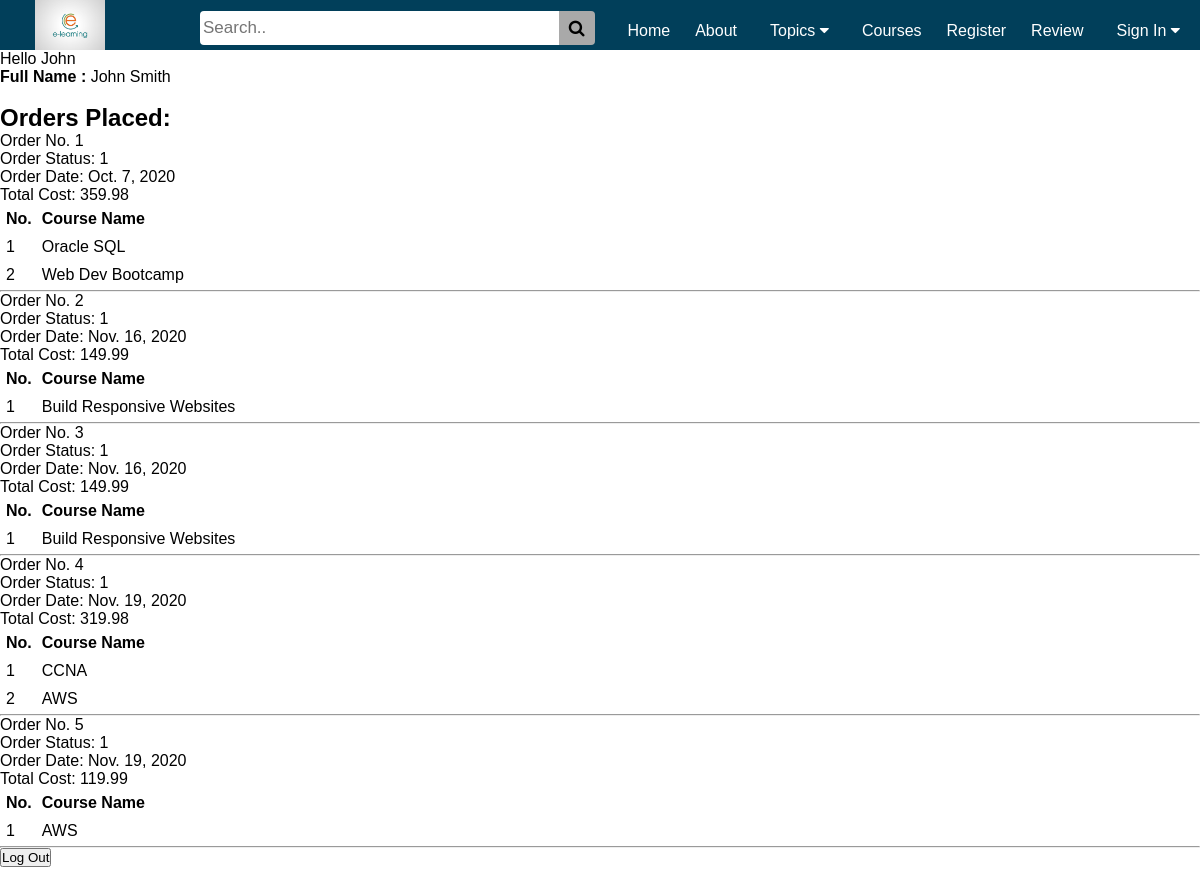
Screenshot of /myapp/myorders/ (signed in) with the database file from the repository.
### myapp/models.py (models this page shows, shortened)
class Order(models.Model):
    ORD_CHOICES = [
        (0, 'Cancelled'),
        (1, 'Confirmed'),
        (2, 'On Hold')
    ]
    courses = models.ManyToManyField(Course)
    student = models.ForeignKey(Student, related_name='Student', on_delete=models.CASCADE)
    order_status = models.IntegerField(choices=ORD_CHOICES, default=1)
    order_date = models.DateField(default=timezone.now)
    def total_cost(self):
        return sum(course.price for course in self.courses.all())

class Course(models.Model):
    title = models.CharField(max_length=200)
    topic = models.ForeignKey(Topic, related_name='courses', on_delete=models.CASCADE)
    price = models.DecimalField(max_digits=10, decimal_places=2, validators=[MinValueValidator(50), MaxValueValidator(500)])
    for_everyone = models.BooleanField(default=True)
    description = models.TextField(blank=True)
    address = models.CharField(max_length=300, blank=True)
    num_reviews = models.PositiveIntegerField(default=0)
    def __str__(self):
        return self.title

### myapp/views.py (the view)
# urls.py: path(r'myorders/', views.myorders, name='myorders'),
def myorders(request):
    if request.user.is_authenticated:
        try:
            user = Student.objects.get(id=request.user.id)
        except Student.DoesNotExist:
            user = None
        if user:
            orders = Order.objects.filter(student=user)
            return render(request, 'myapp/myorders.html', {'orders': orders, 'user': user})
        else:
            return HttpResponse('You are not a registered student!')
    else:
        return HttpResponse('You are not logged in. Please login to view orders')

### myapp/templates/myapp/myorders.html
{% extends 'myapp/base.html' %}
{% block body_block %}
    <div >
        <p><b>Full Name : </b>{{ user.first_name }} {{ user.last_name }}</p>
        <br/>
        {% if orders %}
            <h2>Orders Placed:</h2>
            {% for order in orders %}
                <p> Order No. {{ forloop.counter }}</p>
                <p>Order Status: {{ order.order_status }}</p>
                <p>Order Date: {{ order.order_date }}</p>
                <p>Total Cost: {{ order.total_cost }}</p>
                <table>
                    <tr>
                        <td><b>No.</b></td>
                        <td><b>Course Name</b></td>
                    </tr>
                    {% for course in order.courses.all %}
                        <tr>
                            <td>{{ forloop.counter }}</td>
                            <td>{{ course }}</td>
                        </tr>
                    {% endfor %}
                </table>
                <hr/>
            {% endfor %}
        {% else %}
            <p> There are no orders placed!!</p>
        {% endif %}
    </div>
{% endblock %}

### myapp/templates/myapp/base.html (shortened to what this page needs)
<!DOCTYPE html>
{% load static %}
<html>
    <head>
        <link rel="stylesheet" type="text/css" href="{% static 'myapp/style1.css' %}">
<link rel="stylesheet" href="https://cdnjs.cloudflare.com/ajax/libs/font-awesome/4.7.0/css/font-awesome.min.css">
    </head>
    <body>
        <div>
            {% block myhdg %}
<div class="wrapper">
    <nav class="navbar">
          <img class="header_logo" src="{% static 'myapp/image/logo.jpg' %}" onclick="window.open({% url 'myapp:index'%})" class="img" alt="logo"/>
            <div class="header_search">
                <form action="">
                  <input type="text" placeholder="Search.." name="search">
                  <button type="submit"><i class="fa fa-search"></i></button>
                </form>
             </div>
            <li><a href="{% url 'myapp:index' %}">Home</a></li>
            <li><a href="{% url 'myapp:about' %}">About</a></li>
            <li class="dropdown">
                <button class="dropbtn">Topics
                      <i class="fa fa-caret-down"></i>
                </button>
            </li>
            <li><a href="{% url 'myapp:findcourses' %}">Courses</a></li>
            <li><a href="{% url 'myapp:place_order' %}">Register</a></li>
            <li><a href="{% url 'myapp:review' %}">Review</a></li>
            <li class="dropdown">
                <button style="cursor: pointer" class="dropbtn" onclick="location.href='{% url 'myapp:login' %}'">Sign In
                      <i class="fa fa-caret-down"></i>
                </button>
            </li>
    </nav>
    {% endblock %}
        {% if user.is_authenticated %}
            Hello {{ user.first_name }}
        {% else %}
            Hello User
        {% endif %}
             {% block body_block %}
             {% endblock %}
</div>
        <div>
    <footer>
    {% if user.is_authenticated %}
         <table class="table">
         <tr>
                                <td><input type="hidden" name="next" value=""></td>
                                 <button style="cursor: pointer" class="btn btn-outline-secondary" onclick="location.href='{% url 'myapp:logout' %}'">Log Out</button></td>
                            </tr>
          </table>
    {% endif %}
    </footer>
         </div>
        </div>
    </body>
</html>

### myapp/static/myapp/style1.css (style rules this page uses)
* { margin: 0px; padding: 0px; box-sizing: border-box; }
body { font-family: "Poppins", sans-serif; min-height: 100vh; align-items: center; background-color: #FFFFFF; }
td,th { padding: 4px; }
nav { display: flex; align-items: center; justify-content: space-evenly; background-color: #013f5a; position: sticky; top: 0; z-index: 100; }
nav li { display: flex; flex-direction: column; margin-right: 4px; margin-left: 5px; margin-top: 11px; }
nav li a { font-size: 16px; text-decoration: none; color: #fff; padding: 10px 8px; }
.wrapper { min-height: 30rem; }
nav .header_logo { width: 100px; object-fit: contain; margin-left: 20px; margin-right: 20px; height: 50px; }
nav .header_search { display: flex; flex:1; margin-right: 10px; margin-left: 50px; width: 35%; }
nav .header_search input[type=text] { margin-left: 10px; margin-top: 11px; margin-bottom: 5px; font-size: 17px; height: 34px; width:100%; padding: 9px 10px 10px 3px; border: none; border-top-left-radius: 4px; border-bottom-left-radius: 4px; }
nav .header_search button { display: flex; margin-top: 11px; margin-right: 10px; background-color: darkgrey; font-size: 17px; border: none; cursor: pointer; border-top-right-radius: 4px; border-bottom-right-radius: 4px; padding: 8px 10px 10px 10px; height: 34px !important; }
.dropdown { float: left; overflow: hidden; }
.dropdown .dropbtn { font-size: 16px; border: none; outline: none; color: white; padding: 9px 16px; background-color: inherit; font-family: inherit; margin: 0; }
.header_search form { display: contents; }

### rows the page displays
Order: order_status "1", order_date "Oct. 7, 2020", total_cost "359.98"
Course: title "Oracle SQL"
Course: title "Web Dev Bootcamp"
Order: order_status "1", order_date "Nov. 16, 2020", total_cost "149.99"
Course: title "Build Responsive Websites"
Order: order_status "1", order_date "Nov. 16, 2020", total_cost "149.99"
Order: order_status "1", order_date "Nov. 19, 2020", total_cost "319.98"
Course: title "CCNA"
Course: title "AWS"
Order: order_status "1", order_date "Nov. 19, 2020", total_cost "119.99"

### other values shown
{{ user.first_name }} "John"
{{ user.last_name }} "Smith"
